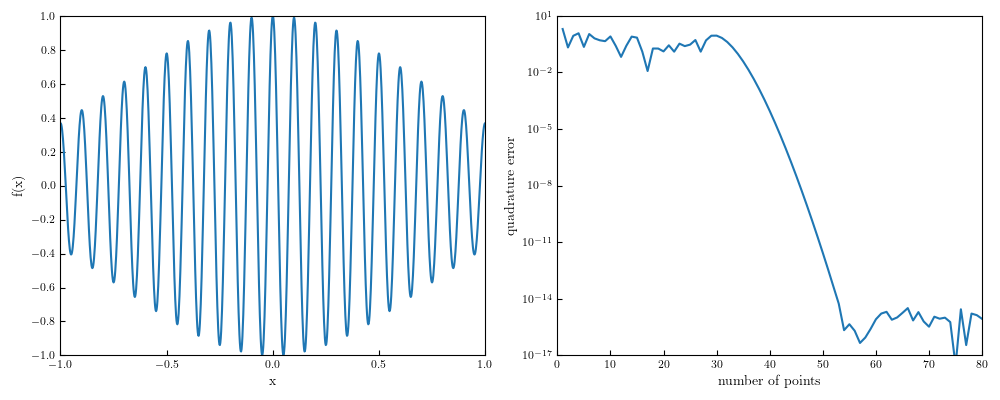

Here is the Julia script that generated this plot:
#!/usr/bin/env julia
# File: numerical.jl
# Name: D.Saravanan
# Date: 10/03/2022

""" Script to compute the integral f(x) = cos(20*pi*x) exp(-x**2) on the interval [-1, 1] """

using SciPy
using FastGaussQuadrature, LinearAlgebra

import PyPlot
const plt = PyPlot
plt.rc("pgf", texsystem="pdflatex")
plt.rc("font", family="serif", weight="normal", size=8)
plt.rc("axes", labelsize=10, titlesize=10)
plt.rc("figure", titlesize=10)
plt.rc("text", usetex="True")
using LaTeXStrings

# exact value of the integral
f(x) = cos(20*pi*x) * exp(-x^2)
exact = SciPy.integrate.quad(f, -1, 1)[1]

x = range(-1, 1, 1000)

N = range(1, 80)
n = Array(N)

Ngrids = length(N)

gleg = zeros(Ngrids)

for k, N in enumerate(N)
    
    # nodes and weights calculation of gauss-legendre
    xnode, wnode = gausslegendre(N)

    gleg[k] = (wnode' * f.(xnode))

end

# error calculations
gleg_err = abs.(gleg - exact)

fig, ax = plt.subplots(1, 2, figsize=(10,4))
ax[0].plot(x, f(x))
ax[0].set(xlim=(-1, 1), xticks=-1:0.5:1.5)
ax[0].set(ylim=(-1, 1), yticks=-1:0.2:1.2)
ax[0].set(xlabel=raw"x", ylabel=raw"f(x)")
ax[0].tick_params(direction="in")
ax[1].semilogy(n, gleg_err)
ax[1].set(xlim=(0, 80), xticks=0:10:90)
ax[1].set(ylim=(10^-17, 10))
ax[1].set(xlabel=raw"number of points", ylabel=raw"quadrature error")
ax[1].tick_params(direction="in")
fig.tight_layout()
plt.savefig("numerical.png")
